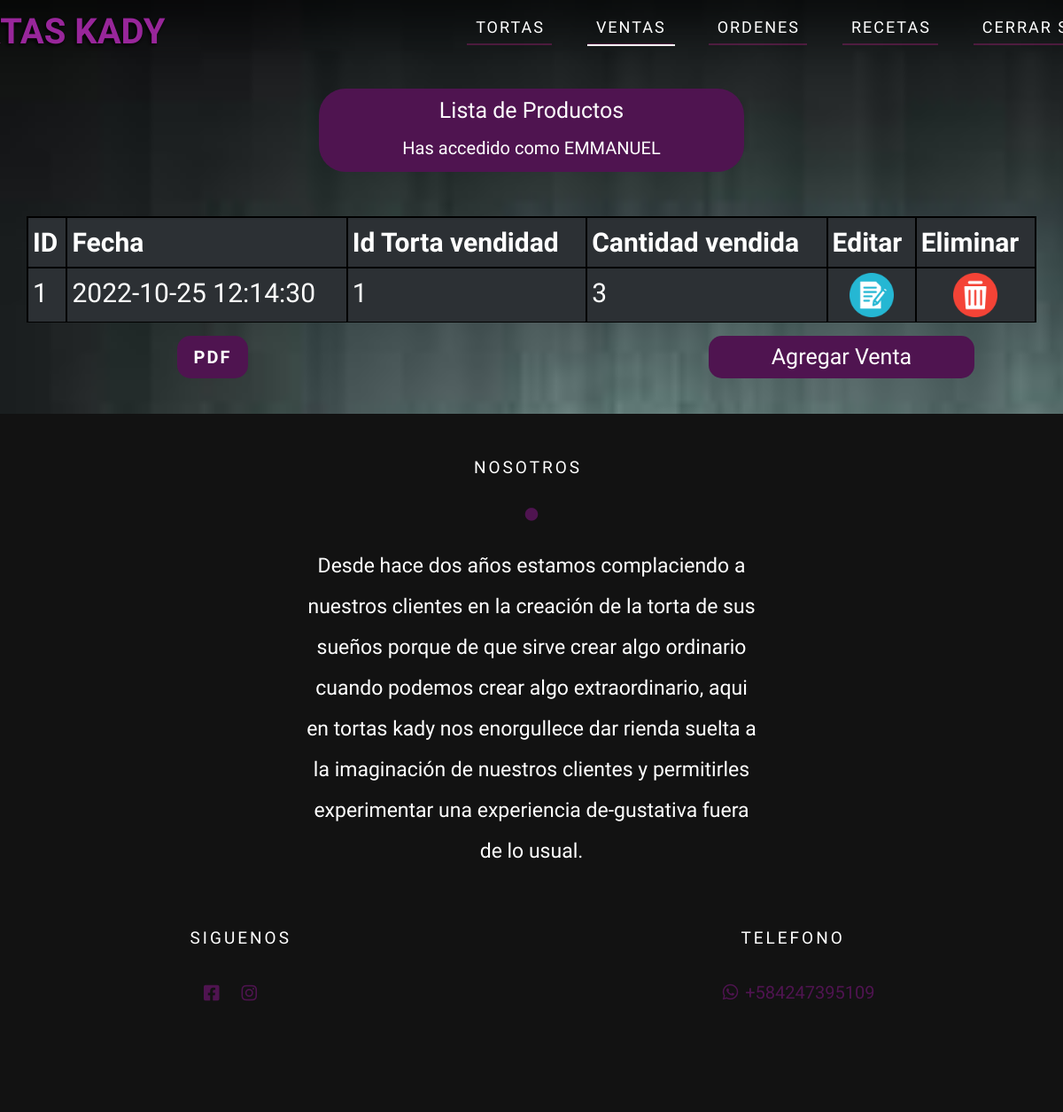
The page /Vista/chef/sales.php (signed in) on the database its author committed.
### tables this page shows
CREATE TABLE `tandas` (
  `id_tan` int(10) UNSIGNED NOT NULL COMMENT 'Id de la tanda',
  `fec_tan` datetime NOT NULL DEFAULT current_timestamp() COMMENT 'Fecha de elaboración',
  `id_torta` int(10) UNSIGNED NOT NULL COMMENT 'Id del pan',
  `can_pie` tinyint(3) UNSIGNED NOT NULL DEFAULT 0 COMMENT 'Cantidad de piezas de la tanda',
  `estado` varchar(10) NOT NULL DEFAULT 'A'
);

### Vista/chef/sales.php (the view, shortened to what this page needs)
<?php
require_once "../../Modelo/connect.php";
$usuario = $_SESSION['username'];
$sql_fetch_todos = "SELECT * FROM tandas where estado='A' ORDER BY id_tan ASC";
$query = mysqli_query($conn, $sql_fetch_todos);
?>
<!doctype html>
<html lang="en">
<head>
    <link href="https://cdn.jsdelivr.net/npm/bootstrap@5.2.1/dist/css/bootstrap.min.css" rel="stylesheet">
    <link rel="stylesheet" href="https://cdnjs.cloudflare.com/ajax/libs/font-awesome/5.11.2/css/all.min.css">
    <link rel="stylesheet" href="../css/style.css">
  <link rel="stylesheet" href="../css/header.css">
  <link rel="stylesheet" href="../css/font.css">
</head>
<body>
<header>
        <div class="container">
            <nav class="nav">
                <a href="inicio.html" class="logo">TORTAS KADY</a>
                <ul class="nav-list">
                    <li class="nav-item">
                            <a href="cakes.php" class="nav-link ">Tortas</a>
                        </li>
                        <li class="nav-item">
                            <a href="sales.php" class="nav-link active">Ventas</a>
                        </li>
                        <li class="nav-item">
                            <a href="orders.php" class="nav-link ">Ordenes</a>
                        </li>
                        <li class="nav-item">
                            <a href="receta.html" class="nav-link ">Recetas</a>
                        </li>
                        <li class="nav-item">
                            <a href="../../controlador/logout.php" class="nav-link ">Cerrar Sesión</a>
                        </li>
                    </ul>
            </nav>
        </div>
    </header>
    <div class="containe">
        <h1>Lista de Productos</h1>
        <h2>Has accedido como <?php echo $str = strtoupper($usuario) ?></h2>
    </div>
    <div class="table-product">
        <table class="table table-dark table-striped"  id="table">
            <tr>
                <th scope="col">ID</th>
                <th scope="col">Fecha</th>
                <th scope="col">Id Torta vendidad</th>
                <th scope="col">Cantidad vendida </th>
                <th scope="col">Editar</th>
                <th scope="col">Eliminar</th>
            </tr>
            <tbody>
            <?php
                while ($row = mysqli_fetch_array($query)) { ?>
                    <tr>
                        <td><?php echo $row['id_tan'] ?></td>
                        <td><?php echo $row['fec_tan'] ?></td>
                        <td><?php echo $row['id_torta'] ?></td>
                        <td><?php echo $row['can_pie'] ?></td>
                        <td class="modify"><a name="edit" id="" class="bfix" href="./edit/sales.php?id_tan=<?php echo $row['id_tan'] ?>&fecha=<?php echo $row['fec_tan'] ?>&id_torta=<?php echo $row['id_torta'] ?>&cant_ven=<?php echo $row['can_pie'] ?>" role="button">
                        <img src="../img/editor-de-texto.png" class="edit">
                            </a></td>
                        <td class="delete"><a name="id" id="" class="bdelete"  href="../../controlador/delete/salechef.php?id=<?php echo $row['id_tan'] ?>" role="button">
                                <img src="../img/eliminar.png" alt="">
                            </a></td>
                    </tr>
                <?php
                } ?>
            </tbody>
        </table>
        <br>
        <a name="" id="" class="Addlist" style="float:right" href="./add/sales.php" role="button">Agregar Venta</a>
        <a href="../pdf/sales.php" class="btn btn-primary" id="esp"><b>PDF</b> </a>
    </div>
<footer>
        <div class="container">
            <div class="footer-content">
                <div class="footer-content-about">
                    <h4>Nosotros</h4>
                    <div class="circle">
                        <i class="fas fa-circle"></i>
                    </div>
                    <p>Desde hace dos años estamos complaciendo a nuestros clientes en la creación de la torta de sus sueños porque de que sirve crear algo ordinario cuando podemos crear algo extraordinario, aqui en tortas kady nos enorgullece dar rienda suelta a la imaginación de nuestros clientes y permitirles experimentar una experiencia de-gustativa fuera de lo usual.</p>
                </div>
                <div class="footer-div">
                    <div class="social-media">
                        <h4>Siguenos</h4>
                        <ul class="social-icons">
                            <li>
                                <a href="#"><i class="fab fa-facebook-square"></i></a>
                            </li>
                            <li>
                                <a href="https://www.instagram.com/tortaskady_/"><i class="fab fa-instagram"></i></a>
                            </li>
                        </ul>
                    </div>
                    <div>
                        <h4 class="tlfh4">Telefono</h4>
                        <div class="tlf-n">
                        <span class="social-icons"><i class="fab fa-whatsapp"></i></span>
                        <h5 class="tlf">+584247395109</h5>
                        </div>
                    </div>
                </div>
            </div>
        </div>
    </footer>
</body>
</html>

### Vista/css/style.css (style rules this page uses)
:root { --main--color: #98269a; --color--texto: #4f1450; }
* { padding: 0px; margin: 0px; }
.containe { margin: 0px auto; margin-top: 100px; margin-bottom: 50px; border-radius: 30px; text-align: center; background-color: var(--color--texto); width: 40%; padding-bottom: 10px; color: white; }
.containe h1 { padding: 10px; }
table th, td { border: 2px solid black; padding: 5px; font-size: 30px; }
th { color: white; background-color: var(--color--texto); }
tr { background-color: white; }
#table { margin: 0px auto; width: 95%; }
.delete { text-align: center; }
.modify { text-align: center; }
.edit { width: 50px; height: 50px; }
.delete .bdelete img { width: 50px; height: 50px; }
.Addlist { width: 300px; font-size: 25px; text-align: center; margin-right: 100px; padding: 5px 30px 5px 30px; margin-bottom: 20px; border-radius: 15px; text-decoration: none; color: white; background-color: var(--color--texto); transition: 0.5s; }

### rows shown on the page
tandas: id_tan "1", fec_tan "2022-10-25 12:14:30", id_torta "1", can_pie "3"

### other values the page prints
$str = strtoupper($usuario) "EMMANUEL"
